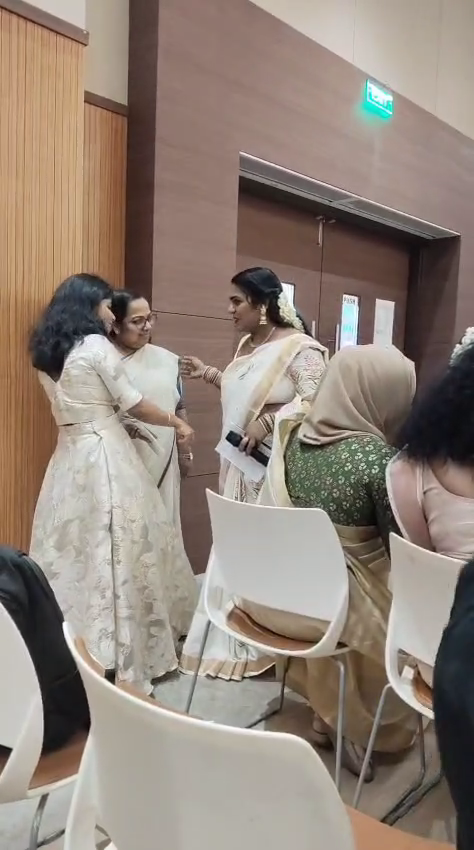
#> input picture frame 23 of Face_Detection/videofile.mp4, 474 x 850 px
$ jupyter execute video1.ipynb
#> lines starting #> are read from the running program, lines starting #| are printed output that depends on the picture; after the words box and inside, x2 and y2 are one past the last pixel; in counts of white or black regions, pixels touching at a corner belong together
[cell 1]
import cv2

[cell 2]
faces=cv2.CascadeClassifier('haarcascade_frontalface_default.xml')

[cell 3]
video=cv2.VideoCapture(r'C:\Users\Grace Mariya\Deep_Learning\Face_Detection\videofile.mp4')
while True:
    suc,img=video.read()
#> img is the input picture: shape (850, 474, 3); mean B, G, R 121.1, 131.7, 145.5
    if suc:
        gray_img = cv2.cvtColor(img,cv2.COLOR_BGR2GRAY)
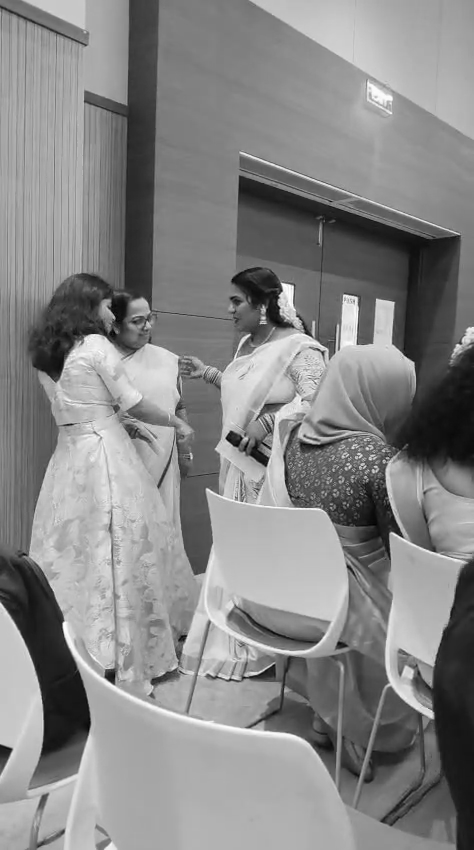
#> gray_img: shape (850, 474); min 1, max 254, mean 134.5

        face = faces.detectMultiScale(gray_img,minNeighbors=5)
#> face = [[208, 284, 48, 48]]
        for x,y,w,h in face:
            cv2.rectangle(img,(x,y),(x+w,y+h),(0,0,255),4)
#> this loop made 1 pass
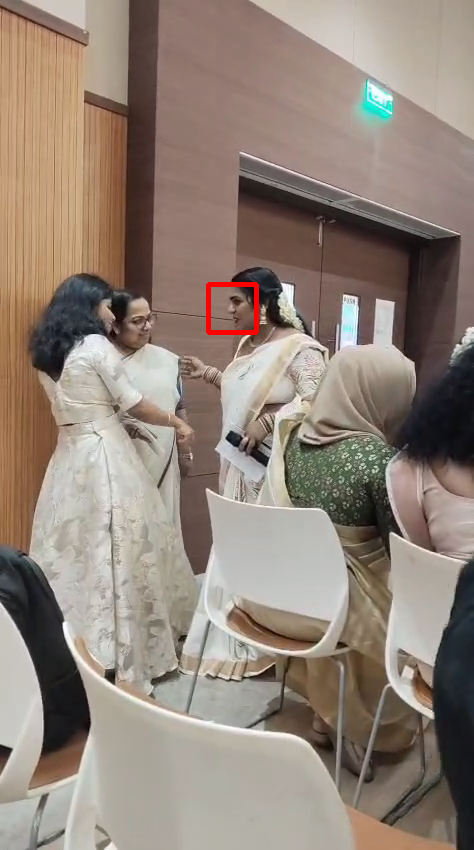
#> img: shape (850, 474, 3); 0.24% of pixels changed, all inside (x1, y1, x2, y2) = (206, 282, 259, 335)
        cv2.imshow('video',img)
        if cv2.waitKey(1)&0XFF == ord('q'):
#> (key q is pressed here)
            break
    else:
        print("Video Finished")
        break
video.release()
cv2.destroyAllWindows()

$ run again, starting later in the video
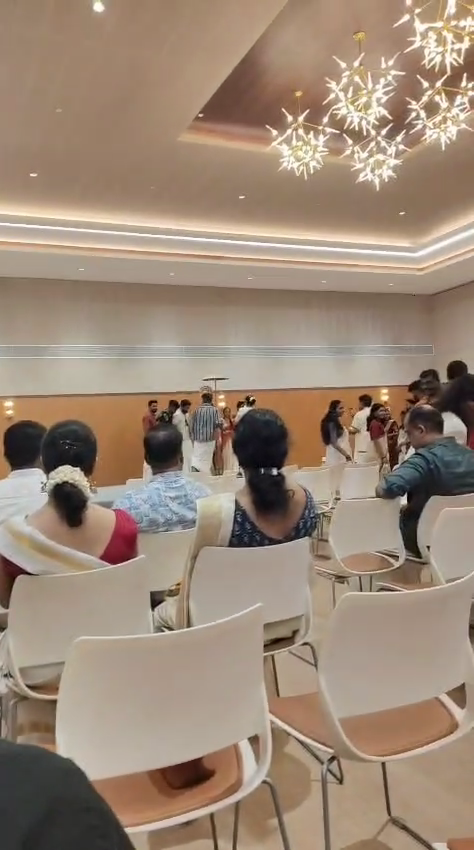
#> input picture frame 105 of Face_Detection/videofile.mp4, 474 x 850 px
#> img is the input picture: shape (850, 474, 3); mean B, G, R 118.6, 136, 155.6
#> `gray_img = cv2.cvtColor(img,cv2.COLOR_BGR2GRAY)`:
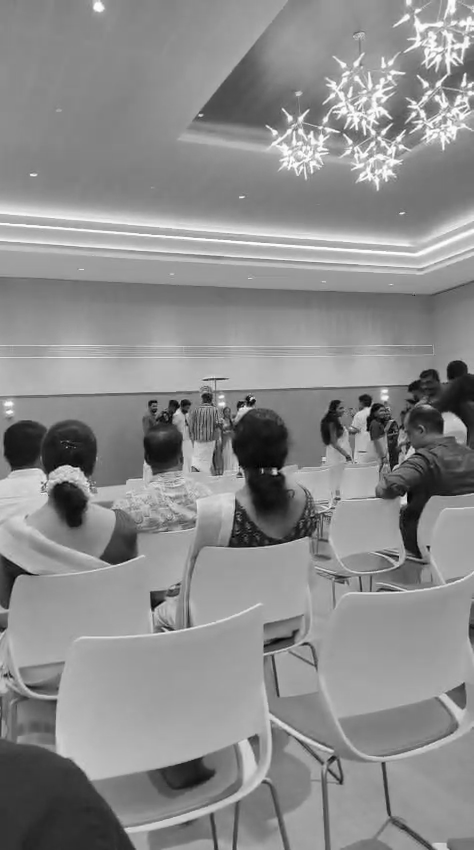
#> gray_img: shape (850, 474); min 0, max 253, mean 139.8
#> face = ()

$ run again, starting later in the video
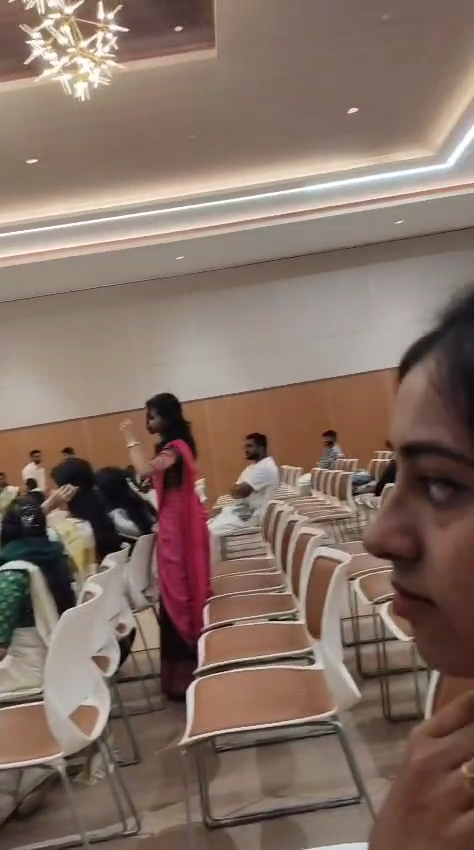
#> input picture frame 187 of Face_Detection/videofile.mp4, 474 x 850 px
#> img is the input picture: shape (850, 474, 3); mean B, G, R 100.2, 111.1, 131.7
#> `gray_img = cv2.cvtColor(img,cv2.COLOR_BGR2GRAY)`:
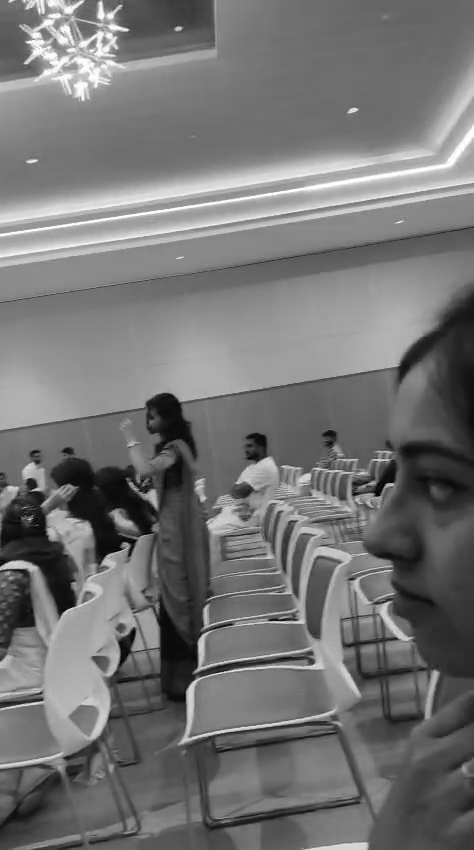
#> gray_img: shape (850, 474); min 1, max 255, mean 115.9
#> face = [[151, 543, 52, 52]]
#> the loop `for x,y,w,h in face:` made 1 pass
#> after the loop `for x,y,w,h in face:`:
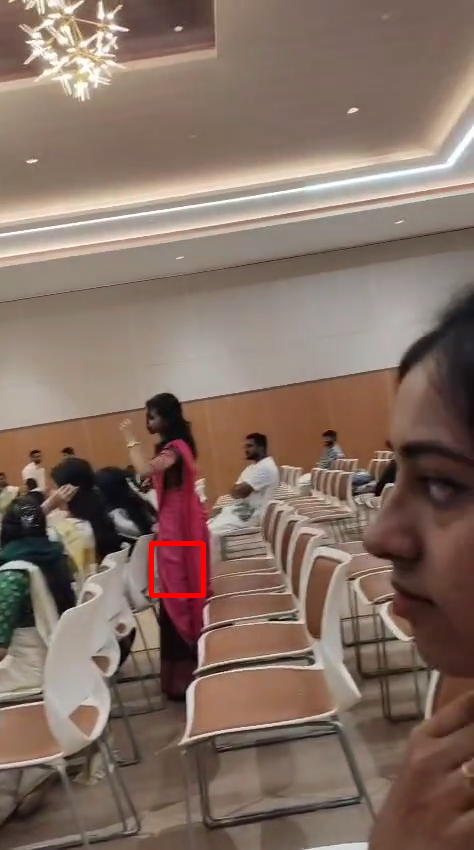
#> img: shape (850, 474, 3); 0.26% of pixels changed, all inside (x1, y1, x2, y2) = (149, 541, 206, 598)
